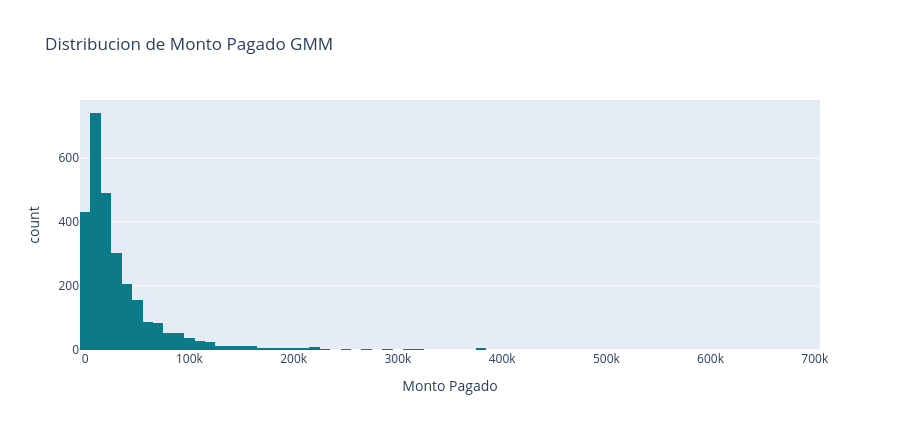

The code cell stored with this chart in its notebook:
### Code cell
fig = px.histogram(
     x=datos_GMM['monto_pagado'], nbins=80,
     title=f'Distribucion de Monto Pagado GMM',
     labels={'x': 'Monto Pagado', 'y': 'Frecuencia'},
     color_discrete_sequence=['#0D7A8A'],
 )


fig.update_layout(height=430)
fig.show()


print('Estadisticas - Monto Pägado GMM:')

### Figure 1 — Plotly figure (JSON) as saved in the notebook; plotly's stock layout.template omitted (floating-point values rounded to 4 significant figures; data arrays with more than 128 entries replaced by an {"elided": "..."} marker saying what was removed)
{"data": [{"bingroup": "x", "hovertemplate": "Monto Pagado=%{x}<br>count=%{y}<extra></extra>", "legendgroup": "", "marker": {"color": "#0D7A8A", "pattern": {"shape": ""}}, "name": "", "nbinsx": 80, "orientation": "v", "showlegend": false, "type": "histogram", "x": {"elided": "2813 float values"}, "xaxis": "x", "yaxis": "y"}], "layout": {"barmode": "relative", "height": 430, "legend": {"tracegroupgap": 0}, "title": {"text": "Distribucion de Monto Pagado GMM"}, "xaxis": {"anchor": "y", "domain": [0, 1], "title": {"text": "Monto Pagado"}}, "yaxis": {"anchor": "x", "domain": [0, 1], "title": {"text": "count"}}}}
